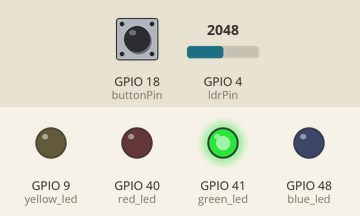
Bench run of a sketch on a simulated ESP32-S3. Shown: output pins drawn as LEDs (lit = HIGH). The test bench sets the inputs (shaded band); at power-on: GPIO 4 (ldrPin) = 2048, GPIO 18 (buttonPin) LOW. WiFi joins after 1.5 s; servers stay silent unless stated; what the sketch prints to the serial monitor is not drawn.

Above: at 10.9 s.
11.0 s: GPIO 4 (ldrPin) set to 247
At 15.6 s:
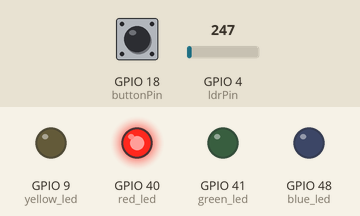
21.8 s: GPIO 4 (ldrPin) set to 202
At 24.2 s:
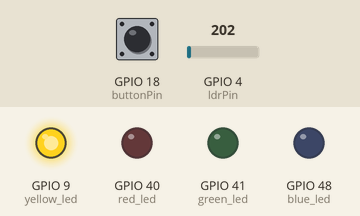
33.0 s: GPIO 18 (buttonPin) pulled HIGH for 3 s
At 37.8 s:
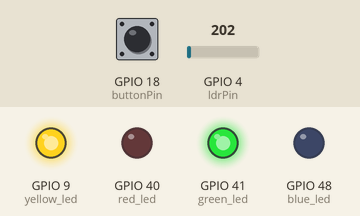
Timing chart, 0 to 49.1 s (numbered marks = the images above; inputs shaded):
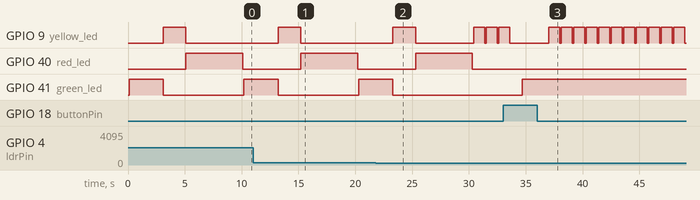

The sketch:

sketch.ino
```cpp
#include <WiFi.h>// library to acess wifi
#include <HTTPClient.h> // library to make http requisitions

#define blue_led 48 // Pin to control blue led
#define green_led 41 // Pin to control green led
#define red_led 40 // Pin to control red led
#define yellow_led 9 // Pin to control yellow led

const int buttonPin = 18;  // the number of the pushbutton pin
int buttonState = 0;  // variable for reading the pushbutton status

const int ldrPin = 4;  // Ldr pin

// ldr constants
const float GAMMA = 0.7;
const float RL10 = 50;
const int threshold=600;


void setup() {

  // Pin configurations (input, output)
  pinMode(blue_led,OUTPUT);
  pinMode(green_led,OUTPUT);
  pinMode(red_led,OUTPUT);
  pinMode(yellow_led,OUTPUT);

  pinMode(buttonPin, INPUT_PULLDOWN); // Initialize the pushbutton pin as an input_pulldown

  // Making sure that pins are in the low logical state
  digitalWrite(blue_led, LOW);
  digitalWrite(green_led, LOW);
  digitalWrite(red_led, LOW);
  digitalWrite(yellow_led, LOW);


  Serial.begin(9600); // Setting the serial to 9600 baud rate

  WiFi.begin("Wokwi-GUEST", "", 6); // Connecting with wokwi's hotspot
  Serial.print("Connecting to wifi");

  while (WiFi.status() == WL_CONNECT_FAILED) {
    delay(100);
    Serial.print(".");
  }
  Serial.println("Wi-Fi connected!"); // Exiting the loop, printing success message

  if(WiFi.status() == WL_CONNECTED){ // Verifing if it's connected
    HTTPClient http;

    String serverPath = "http://www.google.com.br/"; // HTTP's endpoint

    http.begin(serverPath.c_str());

    int httpResponseCode = http.GET(); // Result of HTTP's requisiiton

    if (httpResponseCode>0) {
      Serial.print("HTTP Response code: ");
      Serial.println(httpResponseCode);
      String payload = http.getString();
      Serial.println(payload);
      }
    else {
      Serial.print("Error code: ");
      Serial.println(httpResponseCode);
      }
      http.end();
    }

  else {
    Serial.println("WiFi Disconnected");
  }
}

void loop() {
  int ldrstatus = analogRead(ldrPin);
  float voltage = ldrstatus / 1024. * 5;
  float resistance = 2000 * voltage / (1 - voltage / 5);
  float lux = pow(RL10 * 1e3 * pow(10, GAMMA) / resistance, (1 / GAMMA));

    // Verifing button's state
  buttonState = digitalRead(buttonPin);
  // Debounce
  delay(100);

  Serial.print(buttonState);
  if (buttonState == 1) {
    delay(1000);
    digitalWrite(green_led, HIGH);
  } else {
    Serial.println("Button isn't pressed!");
    if(lux>=threshold){
      Serial.print("its dark turn on led");
      Serial.println(ldrstatus);
      digitalWrite(yellow_led, HIGH);
      delay(1000);
      digitalWrite(yellow_led, LOW);
    } else{
      digitalWrite(green_led, HIGH);
      delay(3000);
      digitalWrite(green_led, LOW);
      digitalWrite(yellow_led, HIGH);
      delay(2000);
      digitalWrite(yellow_led, LOW);
      digitalWrite(red_led, HIGH);
      delay(5000);
      digitalWrite(red_led, LOW);
    }
  }
}
```

Measured:
- the behaviour switches between 227 and 226 on GPIO 4 (ldrPin) (found by bisection; images 1 and 2)
- after the input at 21.8 s, GPIO 41 (green_led): goes on until 23.3 s, then stays LOW
- after the input at 33.0 s, GPIO 41 (green_led): LOW → HIGH after 1.7 s
- by itself, GPIO 9 (yellow_led): repeats every 1.1 s: HIGH 1.0 s, LOW 0.10 s
